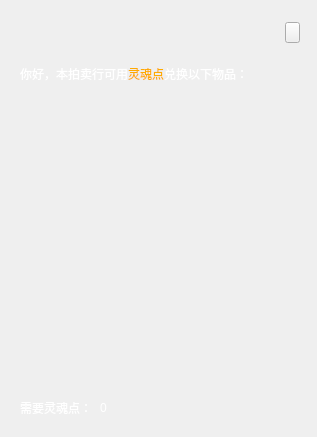
<?xml version="1.0" encoding="UTF-8"?>
<ui version="4.0">
 <class>city_auction</class>
 <widget class="QWidget" name="city_auction">
  <property name="geometry">
   <rect>
    <x>0</x>
    <y>0</y>
    <width>317</width>
    <height>437</height>
   </rect>
  </property>
  <property name="windowTitle">
   <string>city_auction</string>
  </property>
  <widget class="QLabel" name="title">
   <property name="geometry">
    <rect>
     <x>120</x>
     <y>30</y>
     <width>75</width>
     <height>15</height>
    </rect>
   </property>
   <property name="text">
    <string/>
   </property>
   <property name="pixmap">
    <pixmap resource="mirror.qrc">:/mirror/Resources/ui/34.png</pixmap>
   </property>
  </widget>
  <widget class="QLabel" name="lbl_msg">
   <property name="geometry">
    <rect>
     <x>20</x>
     <y>65</y>
     <width>261</width>
     <height>16</height>
    </rect>
   </property>
   <property name="styleSheet">
    <string notr="true">color: rgb(255, 255, 255);</string>
   </property>
   <property name="text">
    <string>&lt;html&gt;&lt;head/&gt;&lt;body&gt;&lt;p&gt;你好，本拍卖行可用&lt;span style=&quot; color:#ffaa00;&quot;&gt;灵魂点&lt;/span&gt;兑换以下物品：&lt;/p&gt;&lt;/body&gt;&lt;/html&gt;</string>
   </property>
  </widget>
  <widget class="QPushButton" name="btn_close">
   <property name="geometry">
    <rect>
     <x>285</x>
     <y>22</y>
     <width>15</width>
     <height>21</height>
    </rect>
   </property>
   <property name="text">
    <string/>
   </property>
   <property name="icon">
    <iconset resource="mirror.qrc">
     <normaloff>:/ui/Resources/ui/3.png</normaloff>:/ui/Resources/ui/3.png</iconset>
   </property>
   <property name="iconSize">
    <size>
     <width>22</width>
     <height>22</height>
    </size>
   </property>
  </widget>
  <widget class="QListWidget" name="listWidget">
   <property name="geometry">
    <rect>
     <x>20</x>
     <y>90</y>
     <width>261</width>
     <height>281</height>
    </rect>
   </property>
   <property name="styleSheet">
    <string notr="true">background-color: rgba(255, 255, 255, 0);
color: rgb(255, 255, 255);
</string>
   </property>
   <property name="frameShape">
    <enum>QFrame::NoFrame</enum>
   </property>
   <property name="autoScroll">
    <bool>false</bool>
   </property>
   <property name="editTriggers">
    <set>QAbstractItemView::NoEditTriggers</set>
   </property>
   <property name="selectionMode">
    <enum>QAbstractItemView::SingleSelection</enum>
   </property>
   <property name="selectionBehavior">
    <enum>QAbstractItemView::SelectRows</enum>
   </property>
   <property name="iconSize">
    <size>
     <width>40</width>
     <height>40</height>
    </size>
   </property>
   <property name="gridSize">
    <size>
     <width>80</width>
     <height>60</height>
    </size>
   </property>
   <property name="viewMode">
    <enum>QListView::IconMode</enum>
   </property>
  </widget>
  <widget class="QLabel" name="background">
   <property name="geometry">
    <rect>
     <x>0</x>
     <y>0</y>
     <width>315</width>
     <height>435</height>
    </rect>
   </property>
   <property name="pixmap">
    <pixmap resource="mirror.qrc">:/mirror/Resources/ui/33.png</pixmap>
   </property>
  </widget>
  <widget class="QLabel" name="lbl_soul_info">
   <property name="geometry">
    <rect>
     <x>20</x>
     <y>400</y>
     <width>71</width>
     <height>16</height>
    </rect>
   </property>
   <property name="styleSheet">
    <string notr="true">color: rgb(255, 255, 255);</string>
   </property>
   <property name="text">
    <string>需要灵魂点：</string>
   </property>
  </widget>
  <widget class="QLabel" name="lbl_soul_count">
   <property name="geometry">
    <rect>
     <x>100</x>
     <y>400</y>
     <width>91</width>
     <height>16</height>
    </rect>
   </property>
   <property name="styleSheet">
    <string notr="true">color: rgb(255, 255, 255);</string>
   </property>
   <property name="text">
    <string>0</string>
   </property>
  </widget>
  <zorder>background</zorder>
  <zorder>title</zorder>
  <zorder>lbl_msg</zorder>
  <zorder>btn_close</zorder>
  <zorder>listWidget</zorder>
  <zorder>lbl_soul_info</zorder>
  <zorder>lbl_soul_count</zorder>
 </widget>
 <layoutdefault spacing="6" margin="11"/>
 <resources>
  <include location="mirror.qrc"/>
 </resources>
 <connections/>
</ui>
